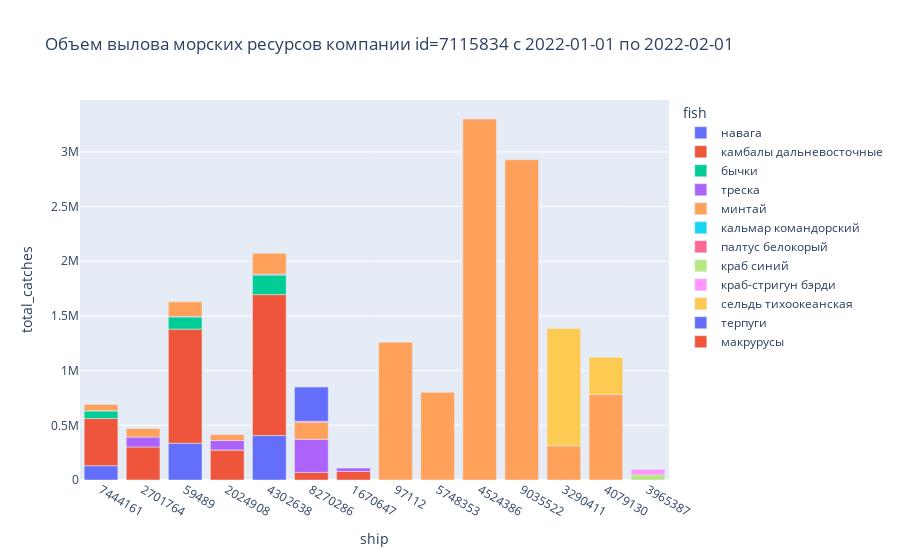
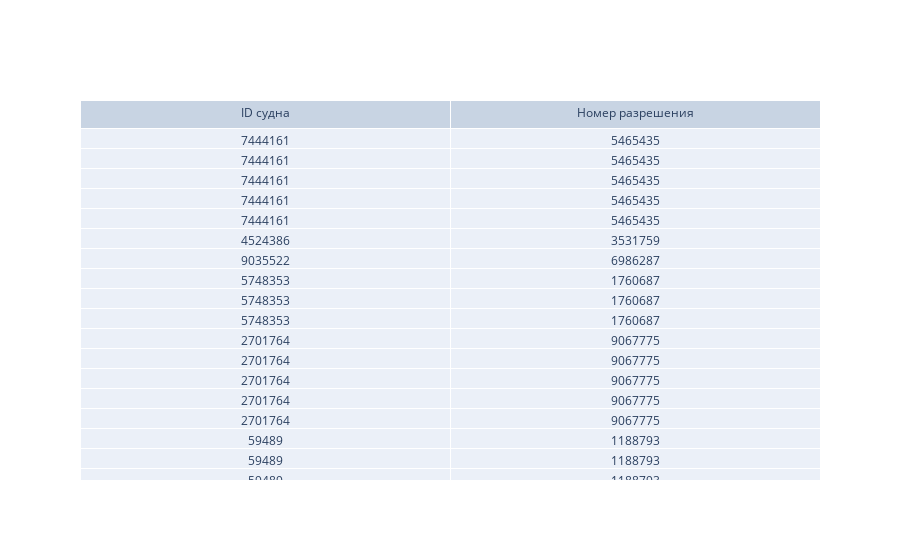

The code cell stored with these charts, in order, in its notebook:
### Markdown cell above
### Инструмент проверки вылова согласно лицензиям по кораблям (если будут даны лицензии)

### Code cell
import plotly.express as px
import plotly.graph_objects as go

from ipywidgets import Button, DatePicker, Layout

def calculatingSummOfFishforOwner(owner_id, date_start, date_end):
    # смотрим по конкретному владельцу
    data = catch_df[catch_df['id_own'] == owner_id]
    
    # уникальные номера кораблей ловящих только эту рыбу
    ships = list(set(data['id_ves'].to_list()))
    permits = list(set(data['permit'].to_list()))
    # создаю датафрейм с владельцами и выловом по судам    
    total_df = pd.DataFrame()
    
    total_ships = []
    total_owners = []
    total_catches = []
    total_fish = []
    total_permits = []
    
    # добавляем в общую кашу дату и документируем владельцев
    for ship in ships:
        ship_data = data[data['id_ves'] == ship]
        fishes = list(set(ship_data['fish'].to_list()))
        permits = list(set(ship_data['permit'].to_list()))
        for fish in fishes:
            ship_fish_data = ship_data[ship_data['fish'] == fish]
            for permit in permits:
                ship_permit_data = ship_data[ship_data['permit'] == permit]
            try:
                ship_fish_end_data = ship_fish_data[ship_fish_data['date'] < date_end]
                ship_fish_start_end_data = ship_fish_end_data[ship_fish_end_data['date'] > date_start]
                total_catch = ship_fish_start_end_data['catch_volume'].sum()
            except:
                print('По данным датам владелец не вылавливал согласно базам данных')
                return 0
            
            if total_catch > 0:
                total_catches.append(total_catch)
                total_ships.append(ship)
                total_owners.append(owner_id)
                total_fish.append(fish)
                total_permits.append(permit)
                
    total_df['total_catches'] = total_catches
    total_df['ship'] = total_ships
    total_df['owner'] = total_owners
    total_df['fish'] = total_fish
    total_df['permit'] = total_permits
    
#     total_df['date_start'] = date_start
#     total_df['date_end'] = date_end
#     owner_df = total_df.drop(columns='owner')
    total_df['ship'] = total_df['ship'].apply(lambda x: str(x))
#     owner_df = owner_df.groupby(['fish']).sum()
    fig = px.bar(total_df, x=total_df['ship'], y="total_catches", color=total_df.fish, title=f'Объем вылова морских ресурсов компании id={str(owner_id)} с {date_start} по {date_end} ')
    fig.show()
    
    fig2 = go.Figure(data=[go.Table(header=dict(values=['ID судна', 'Номер разрешения']),
                     cells=dict(values=[total_df.ship.to_list(), total_df.permit.to_list()]))
                         ])
    fig2.show()
    
datepicker1 = DatePicker(
    description='Начало',
    value = datetime.date.fromisoformat('2022-01-01'),
    disabled=False,
    layout=Layout(width='50%', height='20px')
)
datepicker2 = DatePicker(
    description='Конец',
    value = datetime.date.fromisoformat('2022-02-01'),
    disabled=False,
    layout=Layout(width='50%', height='20px')
)
button1 = Button(
    description="Посмотреть соответвствие вылова с лицензией по ловле", 
    button_style='info',
    layout=Layout(width='50%', height='80px')
)

owners_options = []
owners_unique = catch_df['id_own'].unique().tolist()
for owner_ in owners_unique:
    owners_options.append((f'{owner_}', owner_)) 

dropdown1 = Dropdown(
    options=owners_options,
    description='Выбрать владельца',
    layout=Layout(width='50%', height='80px')
)

def on_button_clicked(b): 
    start = datepicker1.value
    end = datepicker2.value
    owner = dropdown1.value
    calculatingSummOfFishforOwner(owner, str(start), str(end))


button1.on_click(on_button_clicked)
display(datepicker1)
display(datepicker2)
display(dropdown1)
display(button1)

### Figure 1 — Plotly figure (JSON) as saved in the notebook; plotly's stock layout.template omitted (floating-point values rounded to 4 significant figures)
{"data": [{"alignmentgroup": "True", "hovertemplate": "fish=навага<br>ship=%{x}<br>total_catches=%{y}<extra></extra>", "legendgroup": "навага", "marker": {"color": "#636efa", "pattern": {"shape": ""}}, "name": "навага", "offsetgroup": "навага", "orientation": "v", "showlegend": true, "textposition": "auto", "type": "bar", "x": ["7444161", "2701764", "59489", "2024908", "4302638"], "xaxis": "x", "y": [130836, 479, 335981, 149, 406443], "yaxis": "y"}, {"alignmentgroup": "True", "hovertemplate": "fish=камбалы дальневосточные<br>ship=%{x}<br>total_catches=%{y}<extra></extra>", "legendgroup": "камбалы дальневосточные", "marker": {"color": "#EF553B", "pattern": {"shape": ""}}, "name": "камбалы дальневосточные", "offsetgroup": "камбалы дальневосточные", "orientation": "v", "showlegend": true, "textposition": "auto", "type": "bar", "x": ["7444161", "2701764", "59489", "2024908", "4302638", "8270286", "1670647", "97112"], "xaxis": "x", "y": [431425, 301650, 1043648, 274915, 1289039, 69374, 77433, 530], "yaxis": "y"}, {"alignmentgroup": "True", "hovertemplate": "fish=бычки<br>ship=%{x}<br>total_catches=%{y}<extra></extra>", "legendgroup": "бычки", "marker": {"color": "#00cc96", "pattern": {"shape": ""}}, "name": "бычки", "offsetgroup": "бычки", "orientation": "v", "showlegend": true, "textposition": "auto", "type": "bar", "x": ["7444161", "59489", "2024908", "4302638"], "xaxis": "x", "y": [69580, 111897, 381, 178950], "yaxis": "y"}, {"alignmentgroup": "True", "hovertemplate": "fish=треска<br>ship=%{x}<br>total_catches=%{y}<extra></extra>", "legendgroup": "треска", "marker": {"color": "#ab63fa", "pattern": {"shape": ""}}, "name": "треска", "offsetgroup": "треска", "orientation": "v", "showlegend": true, "textposition": "auto", "type": "bar", "x": ["7444161", "5748353", "2701764", "59489", "2024908", "4302638", "8270286", "1670647"], "xaxis": "x", "y": [2190, 1027, 90260, 2969, 85831, 7273, 302558, 31360], "yaxis": "y"}, {"alignmentgroup": "True", "hovertemplate": "fish=минтай<br>ship=%{x}<br>total_catches=%{y}<extra></extra>", "legendgroup": "минтай", "marker": {"color": "#FFA15A", "pattern": {"shape": ""}}, "name": "минтай", "offsetgroup": "минтай", "orientation": "v", "showlegend": true, "textposition": "auto", "type": "bar", "x": ["7444161", "4524386", "9035522", "5748353", "2701764", "59489", "2024908", "3290411", "4302638", "8270286", "97112", "4079130"], "xaxis": "x", "y": [57145, 3301214, 2928473, 803114, 79230, 134605, 55836, 312662, 192006, 154350, 1260115, 783151], "yaxis": "y"}, {"alignmentgroup": "True", "hovertemplate": "fish=кальмар командорский<br>ship=%{x}<br>total_catches=%{y}<extra></extra>", "legendgroup": "кальмар командорский", "marker": {"color": "#19d3f3", "pattern": {"shape": ""}}, "name": "кальмар командорский", "offsetgroup": "кальмар командорский", "orientation": "v", "showlegend": true, "textposition": "auto", "type": "bar", "x": ["5748353"], "xaxis": "x", "y": [620], "yaxis": "y"}, {"alignmentgroup": "True", "hovertemplate": "fish=палтус белокорый<br>ship=%{x}<br>total_catches=%{y}<extra></extra>", "legendgroup": "палтус белокорый", "marker": {"color": "#FF6692", "pattern": {"shape": ""}}, "name": "палтус белокорый", "offsetgroup": "палтус белокорый", "orientation": "v", "showlegend": true, "textposition": "auto", "type": "bar", "x": ["2701764", "2024908", "8270286"], "xaxis": "x", "y": [2099, 2240, 11089], "yaxis": "y"}, {"alignmentgroup": "True", "hovertemplate": "fish=краб синий<br>ship=%{x}<br>total_catches=%{y}<extra></extra>", "legendgroup": "краб синий", "marker": {"color": "#B6E880", "pattern": {"shape": ""}}, "name": "краб синий", "offsetgroup": "краб синий", "orientation": "v", "showlegend": true, "textposition": "auto", "type": "bar", "x": ["3965387"], "xaxis": "x", "y": [46719], "yaxis": "y"}, {"alignmentgroup": "True", "hovertemplate": "fish=краб-стригун бэрди<br>ship=%{x}<br>total_catches=%{y}<extra></extra>", "legendgroup": "краб-стригун бэрди", "marker": {"color": "#FF97FF", "pattern": {"shape": ""}}, "name": "краб-стригун бэрди", "offsetgroup": "краб-стригун бэрди", "orientation": "v", "showlegend": true, "textposition": "auto", "type": "bar", "x": ["3965387"], "xaxis": "x", "y": [50779], "yaxis": "y"}, {"alignmentgroup": "True", "hovertemplate": "fish=сельдь тихоокеанская<br>ship=%{x}<br>total_catches=%{y}<extra></extra>", "legendgroup": "сельдь тихоокеанская", "marker": {"color": "#FECB52", "pattern": {"shape": ""}}, "name": "сельдь тихоокеанская", "offsetgroup": "сельдь тихоокеанская", "orientation": "v", "showlegend": true, "textposition": "auto", "type": "bar", "x": ["3290411", "4079130"], "xaxis": "x", "y": [1072715, 339159], "yaxis": "y"}, {"alignmentgroup": "True", "hovertemplate": "fish=терпуги<br>ship=%{x}<br>total_catches=%{y}<extra></extra>", "legendgroup": "терпуги", "marker": {"color": "#636efa", "pattern": {"shape": ""}}, "name": "терпуги", "offsetgroup": "терпуги", "orientation": "v", "showlegend": true, "textposition": "auto", "type": "bar", "x": ["8270286"], "xaxis": "x", "y": [315225], "yaxis": "y"}, {"alignmentgroup": "True", "hovertemplate": "fish=макрурусы<br>ship=%{x}<br>total_catches=%{y}<extra></extra>", "legendgroup": "макрурусы", "marker": {"color": "#EF553B", "pattern": {"shape": ""}}, "name": "макрурусы", "offsetgroup": "макрурусы", "orientation": "v", "showlegend": true, "textposition": "auto", "type": "bar", "x": ["8270286"], "xaxis": "x", "y": [522], "yaxis": "y"}], "layout": {"barmode": "relative", "legend": {"title": {"text": "fish"}, "tracegroupgap": 0}, "title": {"text": "Объем вылова морских ресурсов компании id=7115834 с 2022-01-01 по 2022-02-01 "}, "xaxis": {"anchor": "y", "domain": [0, 1], "title": {"text": "ship"}}, "yaxis": {"anchor": "x", "domain": [0, 1], "title": {"text": "total_catches"}}}}

### Figure 2 — Plotly figure (JSON) as saved in the notebook; plotly's stock layout.template omitted (floating-point values rounded to 4 significant figures)
{"data": [{"cells": {"values": [["7444161", "7444161", "7444161", "7444161", "7444161", "4524386", "9035522", "5748353", "5748353", "5748353", "2701764", "2701764", "2701764", "2701764", "2701764", "59489", "59489", "59489", "59489", "59489", "3965387", "3965387", "2024908", "2024908", "2024908", "2024908", "2024908", "2024908", "3290411", "3290411", "4302638", "4302638", "4302638", "4302638", "4302638", "8270286", "8270286", "8270286", "8270286", "8270286", "8270286", "1670647", "1670647", "97112", "97112", "4079130", "4079130"], [5465435, 5465435, 5465435, 5465435, 5465435, 3531759, 6986287, 1760687, 1760687, 1760687, 9067775, 9067775, 9067775, 9067775, 9067775, 1188793, 1188793, 1188793, 1188793, 1188793, 4877462, 4877462, 5944677, 5944677, 5944677, 5944677, 5944677, 5944677, 5814098, 5814098, 7043106, 7043106, 7043106, 7043106, 7043106, 3454942, 3454942, 3454942, 3454942, 3454942, 3454942, 2367795, 2367795, 1360443, 1360443, 5894524, 5894524]]}, "header": {"values": ["ID судна", "Номер разрешения"]}, "type": "table"}], "layout": {}}
